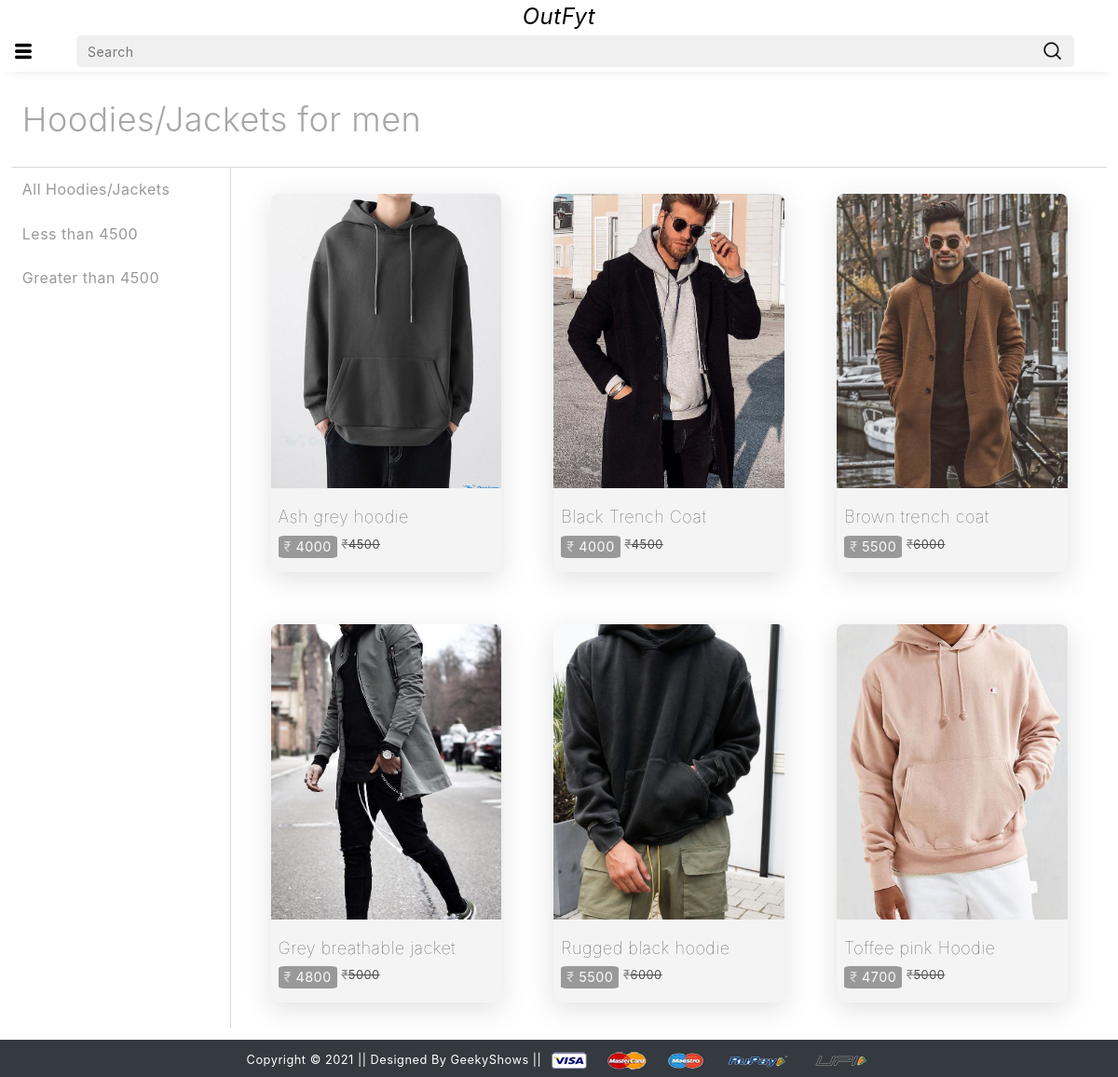
Page /mhoodjack/ on the committed database.
### app/models.py (models this page shows)
class Product(models.Model):
    title=models.CharField(max_length=100)
    selling_price=models.IntegerField()
    discounted_price=models.IntegerField()
    description=models.TextField()
    brand=models.CharField(max_length=100)
    category=models.CharField(choices=CATEGORY_CHOICES,max_length=3)
    product_image=models.ImageField(upload_to='productimg')

### app/views.py (the view)
# urls.py: path('mhoodjack/', views.mhoodjack, name='mhoodjack'),
def mhoodjack(request,data=None):
    totalitem = 0
    if request.user.is_authenticated:
        totalitem = len(Cart.objects.filter(user=request.user))
    if data == None:
        mhoodjack = Product.objects.filter(category='MHJ')
    elif data == 'below':
        mhoodjack = Product.objects.filter(category='MHJ').filter(discounted_price__lt=4500)
    elif data == 'above':
        mhoodjack = Product.objects.filter(category='MHJ').filter(discounted_price__gt=4500)
    return render(request, 'app/mhoodjack.html',{'mhoodjack':mhoodjack, 'totalitem':totalitem})

### app/templates/app/mhoodjack.html (shortened to what this page needs)
{% extends 'app/base.html' %}
{% load static %}
{% block main-content %}
<div class="all-products-main">
    <div class="all-products-header">Hoodies/Jackets for men</div>
    <div class="all-products-body">
      <div class="all-filters">
        <a
          href="{% url 'mhoodjack'%}"
          class=""
          >All Hoodies/Jackets</a
        >
        <a
          href="{% url 'mhoodjackdata' 'below' %}"
          class=""
          >Less than 4500</a
        >
        <a
          href="{% url 'mhoodjackdata' 'above' %}"
          class=""
          >Greater than 4500</a
        >
      </div>
      <div class="all-items">
        {% for product in mhoodjack %}
        <a class="each-slide-item" href="{% url 'product-detail' product.id %}">
          <div class="slide-item-img">
            <img src="{{product.product_image.url}}" alt="not found" />
          </div>
          <div class="slide-item-details">
            <div class="slide-item-title light w-100">
              {{product.title}}
            </div>
            <div class="slide-item-price-outer">
              <div class="slide-item-price light">
                <span class="light">&#8377;</span> {{product.discounted_price}}
              </div>
              <small class="light">
                <span class="light">&#8377;</span>{{product.selling_price}}
              </small>
            </div>
          </div>
        </a>
        {% endfor %}
      </div>
    </div>
  </div>
{% endblock main-content %}

### app/static/app/css/style.css (style rules this page uses)
* { user-select: none; letter-spacing: 0.5px; font-weight: 400; }
.w-100 { font-weight: 100; }
div > a { text-decoration: none; color: black; }
.each-slide-item { display: flex; flex-direction: column; background-color: rgba(128, 128, 128, 0.091); aspect-ratio: 1/1.6; border-radius: 8px; justify-content: space-between; gap: 10px; }
.slide-item-img { border-top-left-radius: 8px; border-top-right-radius: 8px; height: 80%; }
.slide-item-img > img { border-top-left-radius: 8px; border-top-right-radius: 8px; object-fit: cover; height: 100%; width: 100%; }
.slide-item-details { height: 20%; display: flex; flex-direction: column; justify-content: space-evenly; padding: 0px 8px 8px 8px; }
.slide-item-price { font-size: 4vw; background-color: rgba(0, 0, 0, 0.548); width: max-content; color: white; padding: 0.05vw 1.3vw 0.1vw 1.3vw; border-radius: 10%; }
.slide-item-title { font-size: 5vw; color: black; width: 100%; overflow: hidden; white-space: nowrap; text-overflow: ellipsis; }
.all-products-main { display: flex; flex-direction: column; gap: 1vw; padding: 1%; }
.all-products-header { font-weight: 300; font-size: 6vw; display: flex; align-items: center; height: 100%; padding: 1%; opacity: 0.4; }
.all-products-body { display: flex; flex-direction: column; height: 100%; width: 100%; align-items: center; }
.all-filters { display: flex; flex-direction: column; width: 100%; height: 100%; border-top: 0.5px solid rgba(0, 0, 0, 0.144); border-bottom: 0.5px solid rgba(0, 0, 0, 0.144); }
.all-filters > a { padding: 3%; transition: 0.2s ease-in-out; opacity: 0.4; }
.all-items { width: 80%; height: 100%; display: flex; flex-wrap: wrap; align-items: center; justify-content: center; }
.all-items > .each-slide-item { margin: 10% auto; transition: 0.3s ease-in-out; box-shadow: rgba(100, 100, 111, 0.2) 0px 7px 29px 0px; }
.slide-item-price-outer { width: 100%; display: flex; flex-direction: row; gap: 2%; }
.slide-item-price-outer > small { text-decoration: line-through; }
.mrp, .light { opacity: 0.68; }
@media (min-width: 400px) { .slide-item-price { font-size: 2.2vw; padding: 0.05vw 1vw 0.1vw 1vw; } }
@media (min-width: 400px) { .slide-item-title { font-size: 2.5vw; } }
@media (min-width: 400px) { .all-products-header { font-size: 5vw; } }
@media (min-width: 400px) { .all-items > .each-slide-item > .slide-item-details > .slide-item-price-outer > .slide-item-price { font-size: 4vw; padding: 0.05vw 1.3vw 0.1vw 1.3vw; } }
@media (min-width: 400px) { .all-items > .each-slide-item > .slide-item-details > .slide-item-title { font-size: 5vw; } }
@media (min-width: 600px) { .all-items > .each-slide-item > .slide-item-details > .slide-item-price-outer > .slide-item-price, .slide-item-price { font-size: 1.6vw; padding: 0.05vw 0.8vw 0.1vw 0.8vw; } }
@media (min-width: 600px) { .all-items > .each-slide-item > .slide-item-details > .slide-item-title, .slide-item-title { font-size: 1.8vw; } }
@media (min-width: 600px) { .all-products-header { font-size: 4vw; } }
@media (min-width: 600px) { .all-products-body { flex-direction: row; align-items: flex-start; } }
@media (min-width: 600px) { .all-filters { width: 20%; border-bottom: 0px; } }
@media (min-width: 600px) { .all-filters > a { padding: 5%; } }
@media (min-width: 600px) { .all-items { border-top: 0.5px solid rgba(0, 0, 0, 0.144); border-left: 0.5px solid rgba(0, 0, 0, 0.144); } }
@media (min-width: 600px) { .all-items > .each-slide-item { width: 40%; margin: 5% 5%; } }
@media (min-width: 1000px) { .all-items > .each-slide-item > .slide-item-details > .slide-item-price-outer > .slide-item-price, .slide-item-price { font-size: 1.2vw; padding: 0.05vw 0.5vw 0.1vw 0.5vw; } }
@media (min-width: 1000px) { .all-items > .each-slide-item > .slide-item-details > .slide-item-title, .slide-item-title { font-size: 1.5vw; } }
@media (min-width: 1000px) { .all-products-header { font-size: 3vw; } }
@media (min-width: 1000px) { .all-items > .each-slide-item { width: 26.33%; margin: 3% 3%; } }

### rows in the picture
Product: product_image (picture), title "Ash grey hoodie", discounted_price "4000", selling_price "4500"
Product: product_image (picture), title "Black Trench Coat", discounted_price "4000", selling_price "4500"
Product: product_image (picture), title "Brown trench coat", discounted_price "5500", selling_price "6000"
Product: product_image (picture), title "Grey breathable jacket", discounted_price "4800", selling_price "5000"
Product: product_image (picture), title "Rugged black hoodie", discounted_price "5500", selling_price "6000"
Product: product_image (picture), title "Toffee pink Hoodie", discounted_price "4700", selling_price "5000"
